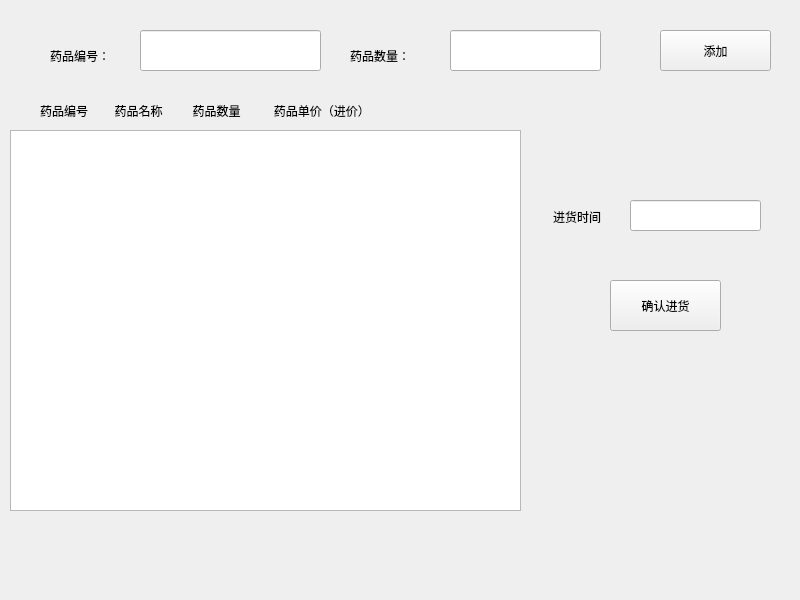
<?xml version="1.0" encoding="UTF-8"?>
<ui version="4.0">
 <class>ware_add</class>
 <widget class="QWidget" name="ware_add">
  <property name="geometry">
   <rect>
    <x>0</x>
    <y>0</y>
    <width>800</width>
    <height>600</height>
   </rect>
  </property>
  <property name="windowTitle">
   <string>Form</string>
  </property>
  <widget class="QLineEdit" name="lineEdit">
   <property name="geometry">
    <rect>
     <x>140</x>
     <y>30</y>
     <width>181</width>
     <height>41</height>
    </rect>
   </property>
  </widget>
  <widget class="QLabel" name="label">
   <property name="geometry">
    <rect>
     <x>50</x>
     <y>40</y>
     <width>101</width>
     <height>31</height>
    </rect>
   </property>
   <property name="text">
    <string>药品编号：</string>
   </property>
  </widget>
  <widget class="QLineEdit" name="lineEdit_2">
   <property name="geometry">
    <rect>
     <x>450</x>
     <y>30</y>
     <width>151</width>
     <height>41</height>
    </rect>
   </property>
  </widget>
  <widget class="QLabel" name="label_2">
   <property name="geometry">
    <rect>
     <x>350</x>
     <y>40</y>
     <width>101</width>
     <height>31</height>
    </rect>
   </property>
   <property name="text">
    <string>药品数量：</string>
   </property>
  </widget>
  <widget class="QPushButton" name="pushButton">
   <property name="geometry">
    <rect>
     <x>660</x>
     <y>30</y>
     <width>111</width>
     <height>41</height>
    </rect>
   </property>
   <property name="text">
    <string>添加</string>
   </property>
  </widget>
  <widget class="QTextBrowser" name="textBrowser">
   <property name="geometry">
    <rect>
     <x>10</x>
     <y>130</y>
     <width>511</width>
     <height>381</height>
    </rect>
   </property>
  </widget>
  <widget class="QPushButton" name="pushButton_2">
   <property name="geometry">
    <rect>
     <x>610</x>
     <y>280</y>
     <width>111</width>
     <height>51</height>
    </rect>
   </property>
   <property name="text">
    <string>确认进货</string>
   </property>
  </widget>
  <widget class="QLabel" name="label_4">
   <property name="geometry">
    <rect>
     <x>553</x>
     <y>201</y>
     <width>71</width>
     <height>31</height>
    </rect>
   </property>
   <property name="text">
    <string>进货时间</string>
   </property>
  </widget>
  <widget class="QLineEdit" name="lineEdit_3">
   <property name="geometry">
    <rect>
     <x>630</x>
     <y>200</y>
     <width>131</width>
     <height>31</height>
    </rect>
   </property>
  </widget>
  <widget class="QLabel" name="label_5">
   <property name="geometry">
    <rect>
     <x>40</x>
     <y>90</y>
     <width>531</width>
     <height>41</height>
    </rect>
   </property>
   <property name="text">
    <string>药品编号        药品名称         药品数量          药品单价（进价）</string>
   </property>
  </widget>
 </widget>
 <resources/>
 <connections/>
</ui>
